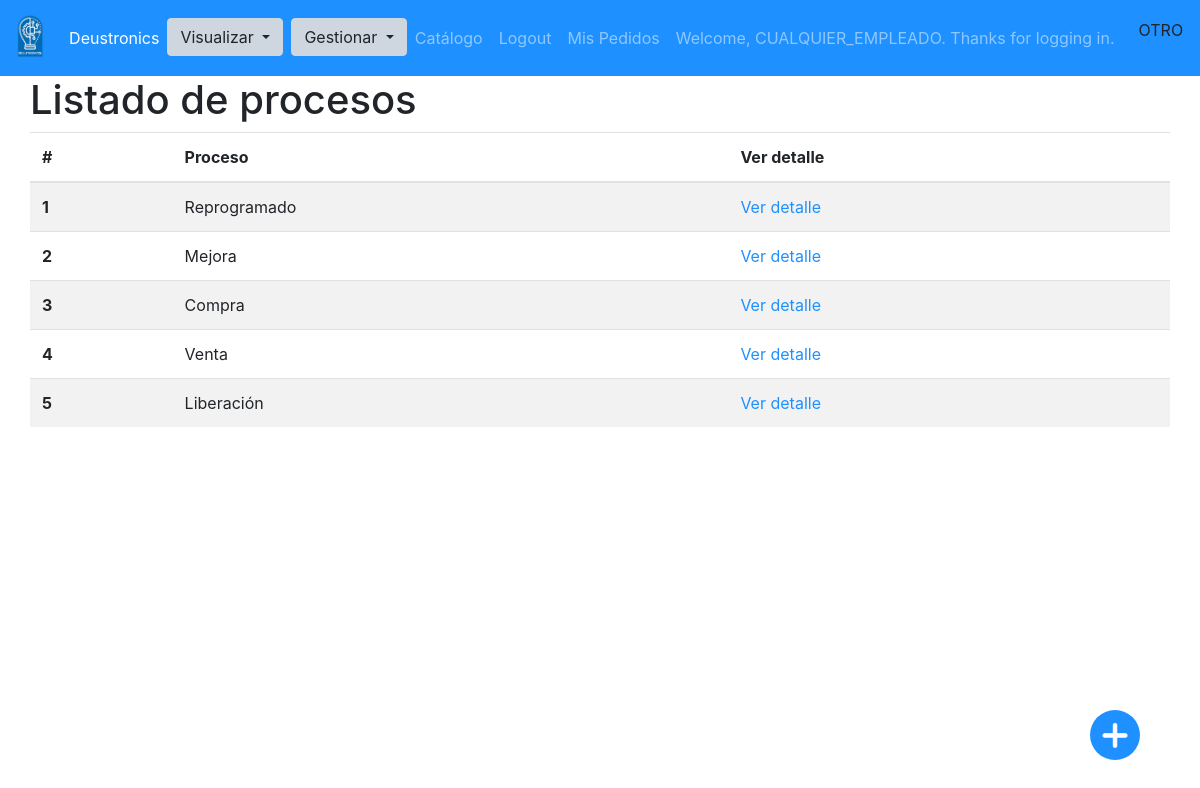
Page /procesos/ (signed in) on the earlier database version.
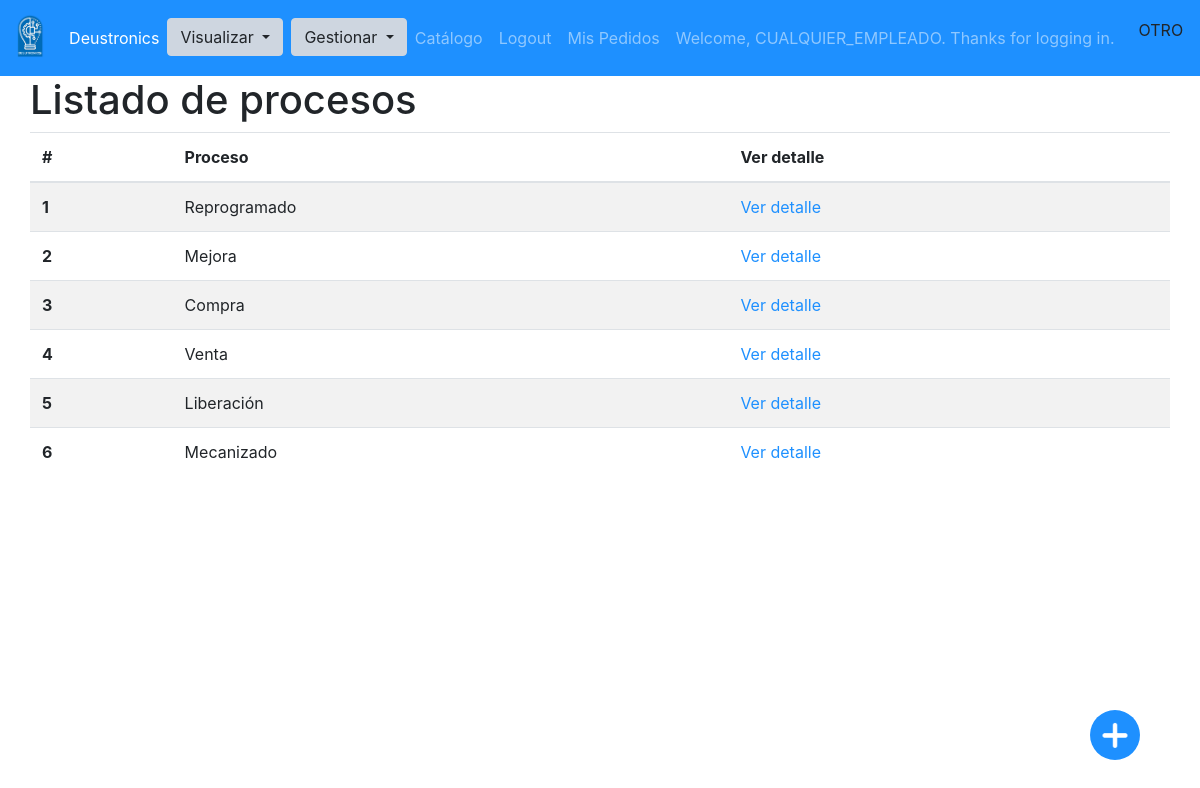
Same page on the later database version.
### app/models.py (models this page shows, shortened)
class Proceso(models.Model):
    nombre = models.CharField(max_length=100)

### app/views.py (the view)
# urls.py: path('procesos/', login_required(views.ProcesoListView.as_view()), name='proceso_lista'),
class ProcesoListView(View):
    def get(self, request, *args, **kwargs):
        context = {
            'procesos': Proceso.objects.all(),
            'urlBotonFlotante':reverse('proceso_create')
        }
        return render(request, "proceso_lista.html", context)

### app/templatetags/sesion_tags.py (called while the page is built)
@register.filter(name='has_group')
def has_group(user, group_name):
    return user.groups.filter(name=group_name).exists()

### app/templates/proceso_lista.html
{%extends 'base.html'%} {% block content%}
<h1>
  Listado de procesos
</h1>
<table class="table table-striped">
  <thead>
    <tr>
      <th scope="col">#</th>
      <th scope="col">Proceso</th>
      <th scope="col">Ver detalle</th>
    </tr>
  </thead>
  <tbody>
    {%for proceso in procesos%}
    <tr>
      <th scope="row">{{proceso.id}}</th>
      <td>{{proceso.nombre}}</td>
      <td><a href="{%url 'proceso_detalle' proceso.id %}"> Ver detalle</a></td>
    </tr>
    {%endfor%}
  </tbody>
</table>
{%endblock%}

Differences in the rows shown:
added Proceso: id "6", nombre "Mecanizado"
